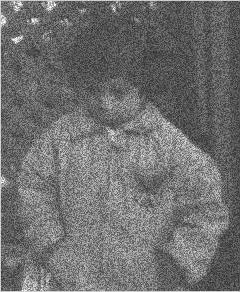
#> input picture intellectual systems/noise removing/img3/img3.jpg, 240 x 292 px, found by its file name
$ python Clear.py   (Python 2 division)
#> lines starting #> are read from the running program, lines starting #| are printed output that depends on the picture
from PIL import Image, ImageDraw


def median_filter(img, out_img, window_size):
    if window_size % 2 == 0:
        return False
    pix = img.load()
    draw = ImageDraw.Draw(out_img)
    shift = window_size / 2
    for i in range(shift, width - shift):
        for j in range(shift, height - shift):
            red = []
            green = []
            blue = []
            for k in range(i - shift, i + shift + 1):
                for l in range(j - shift, j + shift + 1):
                    pixel = pix[k, l]
                    red.append(pixel[0])
                    green.append(pixel[1])
                    blue.append(pixel[2])

            median_index = window_size/2
            red.sort()
            green.sort()
            blue.sort()
            red_m = red[median_index]
            green_m = green[median_index]
            blue_m = blue[median_index]
            draw.point((i, j), (red_m, green_m, blue_m))
    return True


def linear_filter(img, out_img, window, window_size):
    if window_size % 2 == 0:
        return False
    pix = img.load()
    draw = ImageDraw.Draw(out_img)
    shift = window_size / 2
    for i in range(shift, width - shift):
        for j in range(shift, height - shift):

            red_sum = 0
            green_sum = 0
            blue_sum = 0
            for k in range(i - shift, i + shift + 1):
                for l in range(j - shift, j + shift + 1):
                    pixel = pix[k, l]
                    window_koef = window[i - k - shift][j - l - shift]
                    red_sum += pixel[0] * window_koef
                    green_sum += pixel[1] * window_koef
                    blue_sum += pixel[2] * window_koef

            draw.point((i, j), (int(red_sum), int(green_sum), int(blue_sum)))


def normalize_mask(mask, koef):
    size = mask.__len__()
    for i in range(size):
        for j in range(size):
            mask[i][j] *= koef
    return mask

path = "img3.jpg"
image = Image.open(path)
#> image is the input picture: PIL image 240x292 RGB; min 28, max 255, mean 111.3
width = image.size[0]
#> width = 240
height = image.size[1]
#> height = 292
window_size = 3
ansImg = Image.new("RGB", (width, height), "white")
#> ansImg: PIL image 240x292 RGB; every value is 255

koef1 = 1.0/10.0
mask1 = [[1.0, 1.0, 1.0],
         [1.0, 2.0, 1.0],
         [1.0, 1.0, 1.0]]

koef2 = 1.0/16.0
mask2 = [[1.0, 2.0, 1.0],
         [2.0, 4.0, 2.0],
         [1.0, 2.0, 1.0]]

# norm_mask = normalize_mask(mask1, koef1)
norm_mask = normalize_mask(mask2, koef2)

linear_filter(image, ansImg, norm_mask, 3)
# median_filter(image, ansImg, window_size)

ansImg.save("ans3_linear_mask2.jpg", "JPEG")
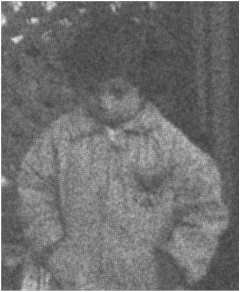
#> saved as ans3_linear_mask2.jpg: PIL image 240x292 RGB; min 59, max 255, mean 112.5
